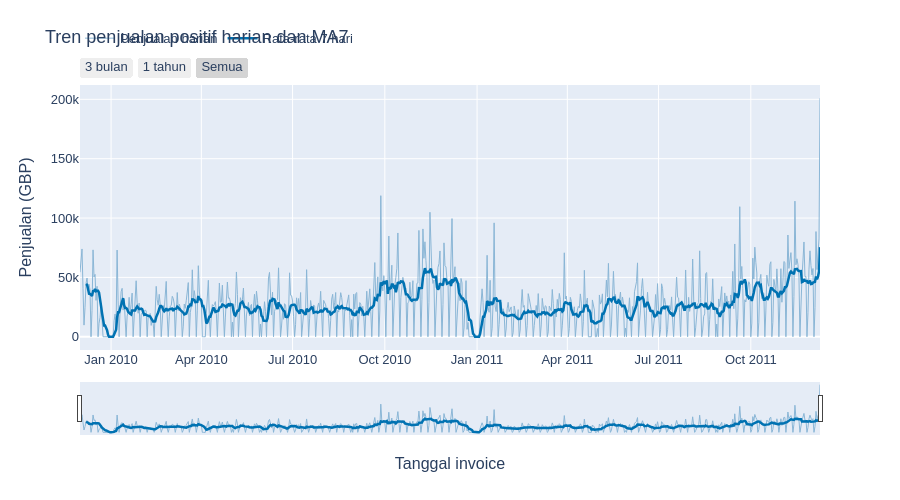

Write notebook code for a chart like this one.
### Markdown cell above
## Bagian 3: Enam visualisasi interaktif

Semua grafik memiliki hover dan zoom serta disimpan sebagai HTML di
`output/figures/`. Pertahankan `plotly.min.js` dalam folder yang sama agar HTML
bisa dibuka tanpa internet.

1. **Tren:** penjualan harian dan MA7 dengan range slider; hari terakhir bisa parsial.
2. **Distribusi:** histogram log10 nilai invoice tanpa menghapus outlier;
   log10 = 1 berarti GBP 10, 2 berarti GBP 100, dan 3 berarti GBP 1.000.
3. **Korelasi:** Pearson pada tingkat invoice. Kuantitas dan harga membentuk nilai
   invoice, sehingga hubungan bersifat deskriptif, bukan bukti sebab akibat.
4. **Komposisi:** 10 negara terbesar dan kategori Lainnya, mencakup seluruh penjualan.
5. **Siklus mingguan:** penjualan tiap kombinasi hari–jam dibagi jumlah hari kalender
   dengan nama hari tersebut. Hari terakhir dikeluarkan karena parsial. Sel nol
   berarti tidak ada penjualan teramati pada kombinasi itu.
6. **Multidimensi:** jumlah invoice, nilai rata-rata invoice, dan total penjualan per
   negara. Negara dengan sedikit invoice dapat memiliki rata-rata yang tidak stabil.

### Code cell
# Visualisasi 1: tren penjualan dan rata-rata bergerak 7 hari.
fig1 = go.Figure()
fig1.add_scatter(x=daily['Tanggal'].to_list(), y=daily['PenjualanGBP'].to_list(),
                 name='Penjualan harian', mode='lines', line=dict(color='#8AB6D6', width=1),
                 hovertemplate='%{x|%d %b %Y}<br>GBP %{y:,.2f}<extra>Harian</extra>')
fig1.add_scatter(x=daily['Tanggal'].to_list(), y=daily['MA7_GBP'].to_list(),
                 name='Rata-rata 7 hari', mode='lines', line=dict(color='#0072B2', width=2.5),
                 hovertemplate='%{x|%d %b %Y}<br>MA7 GBP %{y:,.2f}<extra></extra>')
fig1.update_layout(title='Tren penjualan positif harian dan MA7',
                   xaxis_title='Tanggal invoice', yaxis_title='Penjualan (GBP)',
                   hovermode='x unified', height=500, legend=dict(orientation='h', y=1.12))
fig1.update_xaxes(rangeslider_visible=True, rangeselector=dict(buttons=[
    dict(count=3, label='3 bulan', step='month', stepmode='backward'),
    dict(count=1, label='1 tahun', step='year', stepmode='backward'),
    dict(step='all', label='Semua'),
]))
tampilkan(fig1, '03_01_tren_harian')

### Figure 1 — Plotly figure (JSON) as saved in the notebook; plotly's stock layout.template omitted (floating-point values rounded to 4 significant figures; data arrays with more than 128 entries replaced by an {"elided": "..."} marker saying what was removed)
{"data": [{"hovertemplate": "%{x|%d %b %Y}<br>GBP %{y:,.2f}<extra>Harian</extra>", "line": {"color": "#8AB6D6", "width": 1}, "mode": "lines", "name": "Penjualan harian", "type": "scatter", "x": {"elided": "739 str values"}, "y": {"elided": "739 float values"}}, {"hovertemplate": "%{x|%d %b %Y}<br>MA7 GBP %{y:,.2f}<extra></extra>", "line": {"color": "#0072B2", "width": 2.5}, "mode": "lines", "name": "Rata-rata 7 hari", "type": "scatter", "x": {"elided": "739 str values"}, "y": {"elided": "739 float values"}}], "layout": {"font": {"family": "Arial", "size": 13}, "height": 500, "hovermode": "x unified", "legend": {"orientation": "h", "y": 1.12}, "margin": {"b": 65, "t": 85}, "title": {"text": "Tren penjualan positif harian dan MA7"}, "xaxis": {"rangeselector": {"buttons": [{"count": 3, "label": "3 bulan", "step": "month", "stepmode": "backward"}, {"count": 1, "label": "1 tahun", "step": "year", "stepmode": "backward"}, {"label": "Semua", "step": "all"}]}, "rangeslider": {"visible": true}, "title": {"text": "Tanggal invoice"}}, "yaxis": {"title": {"text": "Penjualan (GBP)"}}}}
